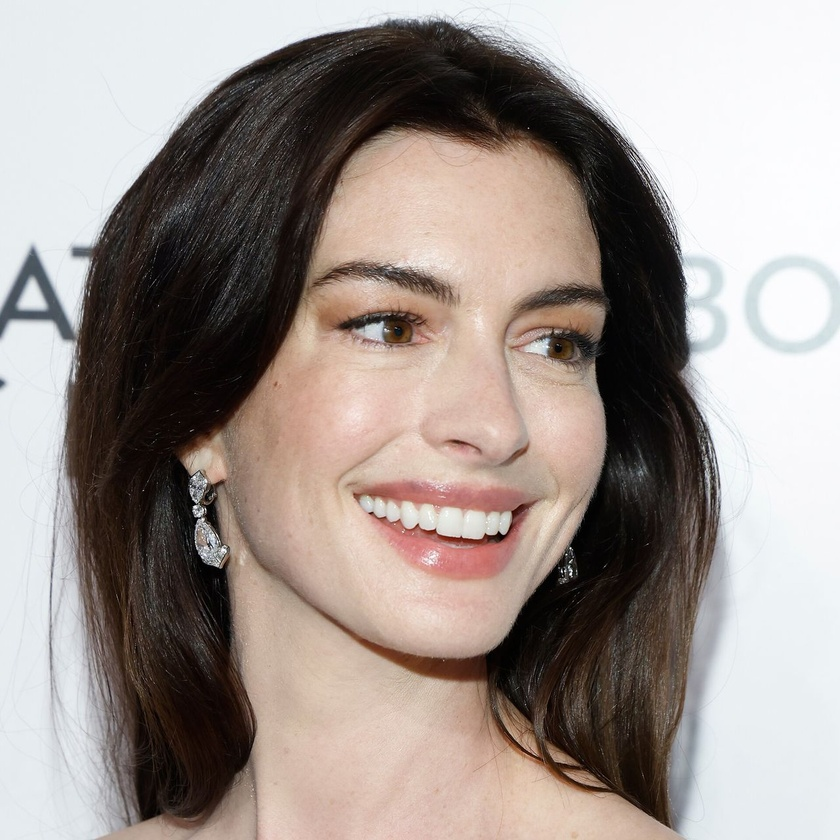
#> input picture data/cool/cool1.jpg, 840 x 840 px, shrunk from 1280 x 1280 before the run; its folder holds only this picture in this run
$ jupyter execute --allow-errors color_palette_project.ipynb   (shell and % lines are left out)
#> lines starting #> are read from the running program, lines starting #| are printed output that depends on the picture; long printed decimals are rounded
[cell 1]
import os
import cv2
import numpy as np
import pandas as pd
import matplotlib.pyplot as plt

from sklearn.ensemble import RandomForestClassifier
from sklearn.model_selection import train_test_split
from sklearn.metrics import accuracy_score, f1_score, confusion_matrix, ConfusionMatrixDisplay

[cell 2]
from google.colab import drive
drive.mount('/content/drive')

[cell 3]
DATA_ROOT = "/content/drive/MyDrive/ML_Color_Project"
#> (the rest of this cell did not finish here and is left out)

Loading image paths

[cell 4]
import glob

def load_image_paths(data_root):
#> further down, img_bgr is the input picture: shape (840, 840, 3); mean B, G, R 142.5, 147.7, 158.1
    classes = ["warm", "neutral", "cool"]
    paths_labels = []

    for cls in classes:
        cls_dir = os.path.join(data_root, cls)
        if not os.path.isdir(cls_dir):
            print(f"Warning: directory not found: {cls_dir}")
            continue

        for ext in ("*.jpg", "*.jpeg", "*.png", "*.JPG", "*.JPEG", "*.PNG"):
            for p in glob.glob(os.path.join(cls_dir, ext)):
                paths_labels.append((p, cls))

    return paths_labels

paths_labels = load_image_paths(DATA_ROOT)
print(f"Found {len(paths_labels)} images total.")
paths_labels[:5]

[cell 5]
# Load OpenCV's built-in frontal-face detector (Haar cascade)
face_cascade = cv2.CascadeClassifier(
    cv2.data.haarcascades + "haarcascade_frontalface_default.xml"
)

def detect_and_crop_face(img_bgr, scaleFactor=1.1, minNeighbors=5):
    """
    Detects the largest face and returns a cropped RGB image of the face.
    Returns None if no face is found.
    """
#> called with scaleFactor = 1.1, minNeighbors = 5
    gray = cv2.cvtColor(img_bgr, cv2.COLOR_BGR2GRAY)
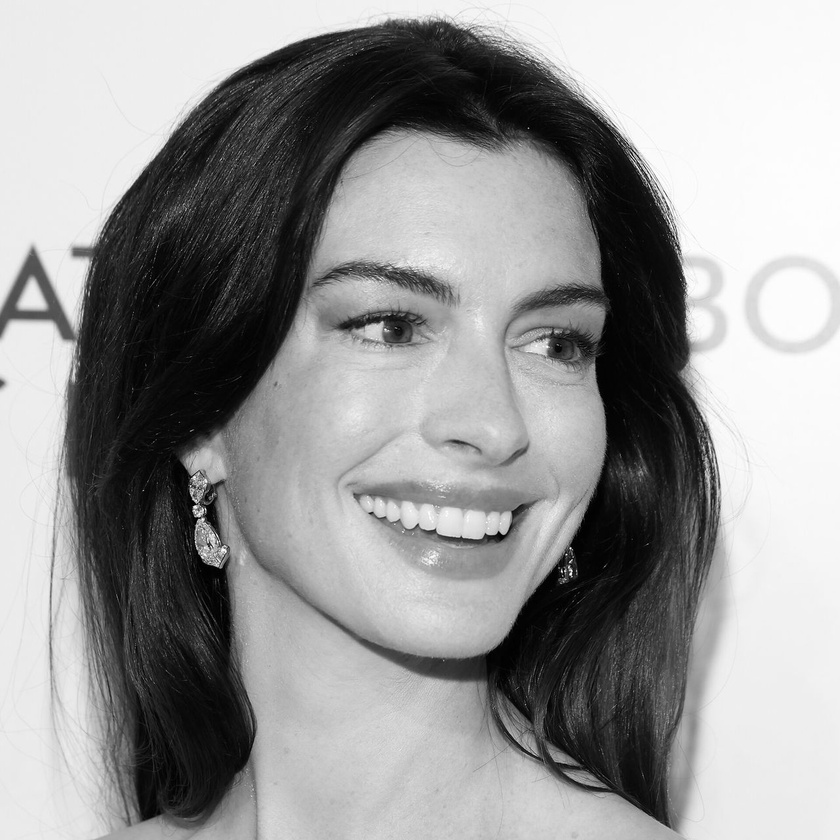
#> gray: shape (840, 840); min 0, max 255, mean 150.2
    faces = face_cascade.detectMultiScale(
        gray, scaleFactor=scaleFactor, minNeighbors=minNeighbors
    )
#> faces = [[235, 167, 454, 454]]

    if len(faces) == 0:
        return None

    # Take the largest detected face
    x, y, w, h = max(faces, key=lambda f: f[2] * f[3])
#> x = 235; y = 167; w = 454; h = 454
    face_bgr = img_bgr[y:y+h, x:x+w]
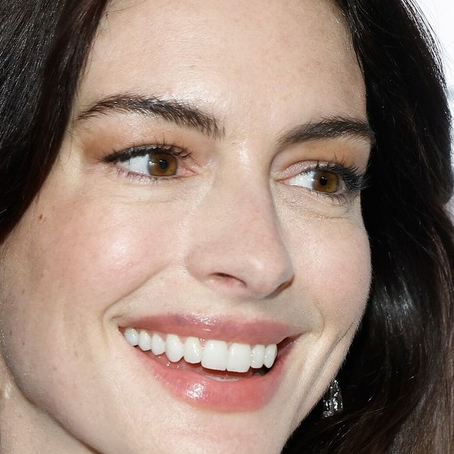
#> face_bgr: shape (454, 454, 3); mean B, G, R 114.8, 126.2, 148.2
    face_rgb = cv2.cvtColor(face_bgr, cv2.COLOR_BGR2RGB)
#| Face detected! Shape: (454, 454, 3)
    return face_rgb

[cell 6]
def compute_ita(face_rgb):
    """
    Computes ITA for a cropped face in RGB.
    Returns ITA angle in degrees.
    """
    lab = cv2.cvtColor(face_rgb, cv2.COLOR_RGB2LAB)
#> lab: shape (454, 454, 3); mean of channels 0, 1, 2 135, 134.4, 137.1
    L, A, B = cv2.split(lab)
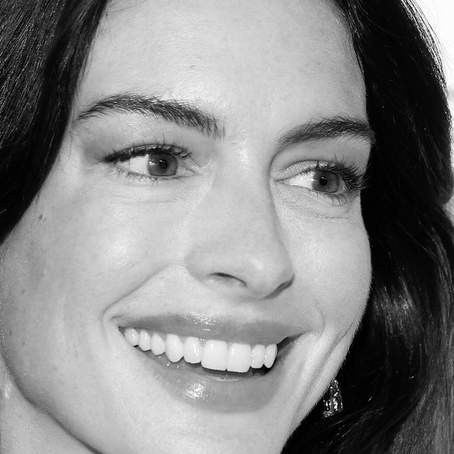
#> L: shape (454, 454); min 0, max 255, mean 135
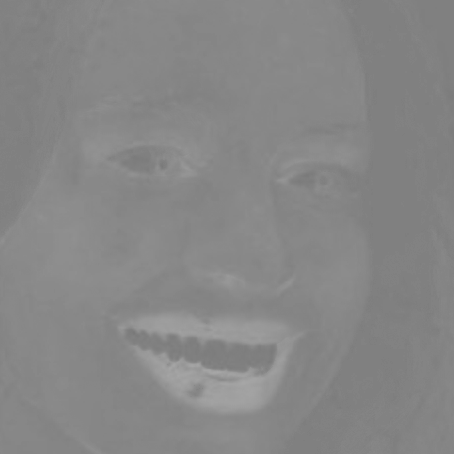
#> A: shape (454, 454); min 121, max 167, mean 134.4

    L_mean = np.mean(L)
#> L_mean = 135
    B_mean = np.mean(B)
#> B_mean = 137.1

    ita = np.degrees(np.arctan((L_mean - 50) / B_mean))
#> ita = 31.82
    return ita

[cell 7]
# Just pick the first image path from our list
test_path, test_label = paths_labels[0]
print("Testing on:", test_path, "| Label:", test_label)

img_bgr = cv2.imread(test_path)
face_rgb = detect_and_crop_face(img_bgr)

if face_rgb is None:
    print("No face detected 😭")
else:
    print("Face detected! Shape:", face_rgb.shape)
    plt.imshow(face_rgb)
    plt.axis("off")
    plt.title("Cropped Face")
    plt.show()

    ita_value = compute_ita(face_rgb)
#> ita_value = 31.82
    print("ITA for this face:", ita_value)
#| ITA for this face: 31.816

[cell 8]
import math

def extract_features_for_image(img_path, label):
#> called with img_path = 'data/cool/cool1.jpg', label = 'cool'
    img = cv2.imread(img_path)
    if img is None:
        print("Image failed:", img_path)
        return None

    img = cv2.cvtColor(img, cv2.COLOR_BGR2RGB)

    gray = cv2.cvtColor(img, cv2.COLOR_RGB2GRAY)
    face_detector = cv2.CascadeClassifier(cv2.data.haarcascades + "haarcascade_frontalface_default.xml")
    faces = face_detector.detectMultiScale(gray, 1.1, 4)
#> faces = [[235, 167, 454, 454]]

    if len(faces) == 0:
        print("No face:", img_path)
        return None

    x, y, w, h = faces[0]
#> x = 235; y = 167; w = 454; h = 454
    face = img[y:y+h, x:x+w]

    # Mean RGB
    mean_R = face[:, :, 0].mean()
#> mean_R = 148.2
    mean_G = face[:, :, 1].mean()
#> mean_G = 126.2
    mean_B = face[:, :, 2].mean()
#> mean_B = 114.8

    # Convert to HSV and extract mean H,S,V
    hsv = cv2.cvtColor(face, cv2.COLOR_RGB2HSV)
#> hsv: shape (454, 454, 3); mean H, S, V 18.4, 63.5, 148.3
    mean_H = hsv[:, :, 0].mean()
#> mean_H = 18.39
    mean_S = hsv[:, :, 1].mean()
#> mean_S = 63.46
    mean_V = hsv[:, :, 2].mean()
#> mean_V = 148.3

    # Convert to YCbCr and extract mean Cb, Cr
    ycbcr = cv2.cvtColor(face, cv2.COLOR_RGB2YCrCb)
#> ycbcr: shape (454, 454, 3); mean of channels 0, 1, 2 131.5, 139.9, 118.6
    mean_Y = ycbcr[:, :, 0].mean()
#> mean_Y = 131.5
    mean_Cb = ycbcr[:, :, 1].mean()
#> mean_Cb = 139.9
    mean_Cr = ycbcr[:, :, 2].mean()
#> mean_Cr = 118.6

    # Compute ITA
    bgr_face = cv2.cvtColor(face, cv2.COLOR_RGB2LAB)
    L = bgr_face[:, :, 0].mean()
#> L = 135
    b = bgr_face[:, :, 2].mean()
#> b = 137.1
    ITA = math.degrees(math.atan((L - 50) / b))
#> ITA = 31.82

    return {
        "path": img_path,
        "label": label,
        "ITA": ITA,
        "mean_R": mean_R,
        "mean_G": mean_G,
        "mean_B": mean_B,
        "mean_H": mean_H,
        "mean_S": mean_S,
        "mean_V": mean_V,
        "mean_Y": mean_Y,
        "mean_Cb": mean_Cb,
        "mean_Cr": mean_Cr
    }

[cell 9]
rows = []
for p, lbl in paths_labels:
    feats = extract_features_for_image(p, lbl)
#> feats = 12 items
    if feats is not None:
        rows.append(feats)

df = pd.DataFrame(rows)
#> df = table of 2 rows and 12 columns
display(df)
print("Shape:", df.shape)
#| Shape: (2, 12)
print(df["label"].value_counts())
#| label
#| cool    2
#| Name: count, dtype: int64

Train/Test Split

[cell 10]
feature_cols = [
    "ITA",
    "mean_R", "mean_G", "mean_B",
    "mean_H", "mean_S", "mean_V",
    "mean_Y", "mean_Cb", "mean_Cr"
]

X = df[feature_cols].values
y = df["label"].values

print("X shape:", X.shape)
#| X shape: (2, 10)
print("y shape:", y.shape)
#| y shape: (2,)

[cell 11]
X_train, X_test, y_train, y_test = train_test_split(
    X, y,
    test_size=0.33,      # ~1/3 test set
    random_state=42,
    stratify=y           # keeps class balance
)

print("Train size:", X_train.shape[0])
#| Train size: 1
print("Test size:", X_test.shape[0])
#| Test size: 1
print("Train label distribution:", pd.Series(y_train).value_counts().to_dict())
#| Train label distribution: {'cool': 1}
print("Test label distribution:", pd.Series(y_test).value_counts().to_dict())
#| Test label distribution: {'cool': 1}

[cell 12]
from sklearn.model_selection import GridSearchCV

param_grid = {
    "n_estimators": [50, 100, 200],
    "max_depth": [None, 3, 5, 10],
    "min_samples_split": [2, 4],
    "min_samples_leaf": [1, 2]
}

rf = RandomForestClassifier(random_state=42)

grid = GridSearchCV(
    rf,
    param_grid,
    cv=3,
    scoring="f1_macro"
)

#> (the rest of this cell did not finish here and is left out)

[cell 13]
from sklearn.metrics import confusion_matrix, ConfusionMatrixDisplay

#> (the rest of this cell did not finish here and is left out)

[cell 14]
plt.figure()
for tone in ["warm", "neutral", "cool"]:
    subset = df[df["label"] == tone]
    plt.hist(subset["ITA"], bins=5, alpha=0.5, label=tone)
#> this loop made 3 passes
#> subset on passes 1 to 3: table of 0 rows and 12 columns, table of 0 rows and 12 columns, table of 2 rows and 12 columns

plt.xlabel("ITA")
plt.ylabel("Count")
plt.title("ITA Distribution by Labeled Undertone")
plt.legend()
plt.show()
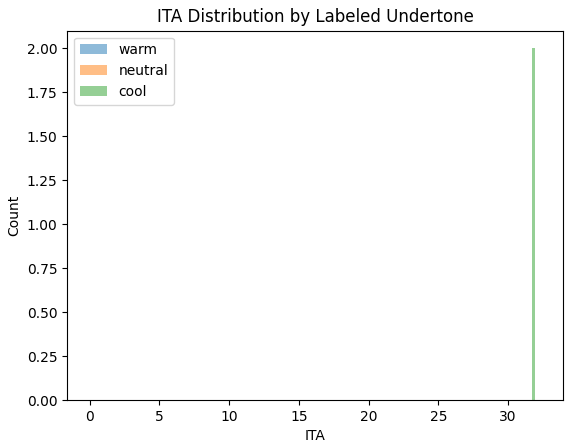
#> figure drawn by matplotlib, 1 panel; tallest bar 2 high, from x = 31.72 to 31.92

[cell 15]
PALETTES = {
    "warm": ["#FFB347", "#FF7F50", "#D2691E", "#FFD700"],
    "neutral": ["#F5F5DC", "#C0C0C0", "#B0C4DE", "#BC8F8F"],
    "cool": ["#6495ED", "#6A5ACD", "#00CED1", "#C71585"]
}

def recommend_palette(tone):
    return PALETTES.get(tone, [])

[cell 16]
def tone_ita_to_season(tone, ita, light_thresh=30):
    """
    Map undertone + ITA to one of: 'Spring', 'Summer', 'Autumn', 'Winter'.
    light_thresh: ITA above this is treated as lighter/brighter.
    """
    if tone == "warm":
        return "Spring" if ita >= light_thresh else "Autumn"
    elif tone == "cool":
        return "Summer" if ita >= light_thresh else "Winter"
    else:  # neutral
        # neutrals: higher ITA -> Summer-ish, lower -> Autumn-ish
        return "Summer" if ita >= light_thresh else "Autumn"

[cell 17]
SEASON_TIPS = {
    "Spring": "Light warm colors: peach, coral, warm pinks, rose gold, soft mint.",
    "Summer": "Soft cool hues: lavender, dusty blue, cool pinks, light silver.",
    "Autumn": "Rich warm tones: olive, mustard, terracotta, camel, antique gold.",
    "Winter": "Bold cool shades: emerald, royal blue, true red, black, bright white."
}

[cell 18]
def show_example_with_season(idx):
#> called with idx = 0
    row = df.iloc[idx]
    x = row[feature_cols].values.reshape(1, -1)

    true_tone = row["label"]
#> true_tone = 'cool'
    pred_tone = best_clf.predict(x)[0]   # tuned model
    ita_val = row["ITA"]

    season = tone_ita_to_season(pred_tone, ita_val)
    tips = SEASON_TIPS.get(season, "No tips available.")

    print("True undertone label:", true_tone)
    print("Predicted undertone:", pred_tone)
    print(f"ITA: {ita_val:.2f}")
    print("Recommended season:", season)
    print("Style tips:", tips)

    img_bgr = cv2.imread(row["path"])
    if img_bgr is None: # Added check to prevent crash if image can't be read
        print(f"Warning: Could not read image at path: {row['path']}")
        return # Skip this iteration

    img_rgb = cv2.cvtColor(img_bgr, cv2.COLOR_BGR2RGB)
    plt.imshow(img_rgb)
    plt.axis("off")
    plt.show()

# Show a few examples
#> (the rest of this cell did not finish here and is left out)
